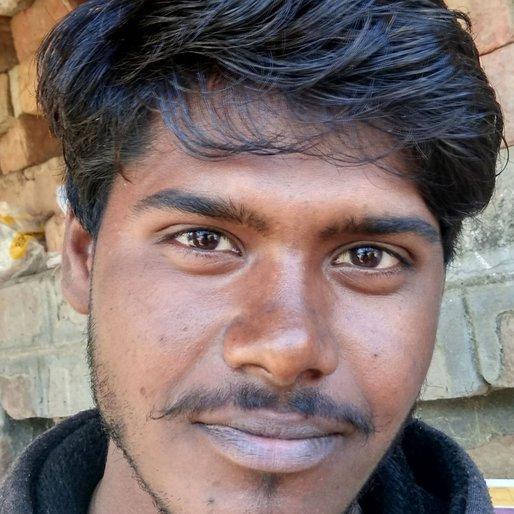
#> input picture backend/dataset/test/acne/Naveen-Kumar-is-a-Fruit-seller-from-Lajwana_jpg.rf.abb757aaf29a000387e6e61ab7069607.jpg, 514 x 514 px
$ python -i skin_features.py   (imports and definitions only)
#> lines starting #> are read from the running program, lines starting #| are printed output that depends on the picture
#> further down, picture is the input picture: shape (514, 514, 3); mean B, G, R 107.8, 111.1, 126.9
import cv2
import numpy as np

# ==============================
# FEATURE EXTRACTION
# ==============================
def extract_features(image):
    """
    Extract features from image
    Returns: list of numerical features
    """

    if image is None:
        return None

    image = cv2.resize(image, (224, 224))

    gray = cv2.cvtColor(image, cv2.COLOR_BGR2GRAY)
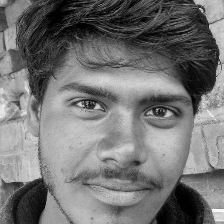
#> gray: shape (224, 224); min 0, max 251, mean 115.4
    hsv = cv2.cvtColor(image, cv2.COLOR_BGR2HSV)
#> hsv: shape (224, 224, 3); mean H, S, V 63.2, 68.4, 132.6

    # 🔴 Redness (infection / rash)
    red = image[:, :, 2]
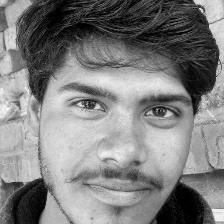
#> red: shape (224, 224); min 0, max 251, mean 126.8
    green = image[:, :, 1]
    redness = np.mean(red - green)
#> redness = 90.08

    # 🌟 Brightness
    brightness = np.mean(gray)
#> brightness = 115.4

    # 🧵 Texture (dry skin)
    texture = np.var(gray)
#> texture = 3485.8

    # 🔳 Edge density (roughness)
    edges = cv2.Canny(gray, 100, 200)
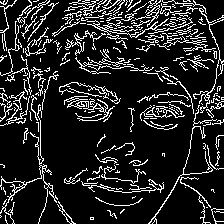
#> edges: shape (224, 224); 14.4% white in thin lines or dots
    edge_density = np.mean(edges)
#> edge_density = 36.75

    # 🟤 Color variation (uneven skin)
    color_var = np.var(image)
#> color_var = 3624.5

    # 🎨 Saturation
    saturation = np.mean(hsv[:, :, 1])
#> saturation = 68.42

    # 🌈 Hue variance
    hue_var = np.var(hsv[:, :, 0])
#> hue_var = 3775.8

    return [
        redness,
        brightness,
        texture,
        edge_density,
        color_var,
        saturation,
        hue_var
    ]


# ==============================
# SKIN TYPE DETECTION
# ==============================
def detect_skin_type(features):
    """
    Detect skin type using extracted features
    """

    if features is None:
        return "Unknown"

    _, brightness, texture, _, _, _, _ = features

    if brightness > 150:
        return "Oily"
    elif texture > 500:
        return "Dry"
    else:
        return "Normal"

>>> import cv2
>>> picture = cv2.imread('../dataset/test/acne/Naveen-Kumar-is-a-Fruit-seller-from-Lajwana_jpg.rf.abb757aaf29a000387e6e61ab7069607.jpg')
>>> result = extract_features(picture)
#> result = [90.08, 115.4, 3485.8, 36.75, 3624.5, 68.42, 3775.8]

$ run again, on backend/dataset/test/acne/Nazreen-Khan-is-a-Homemaker-from-Bally-Census_yyth_jpg.rf.84c908f5a30ee78298f1d4881226fd84.jpg
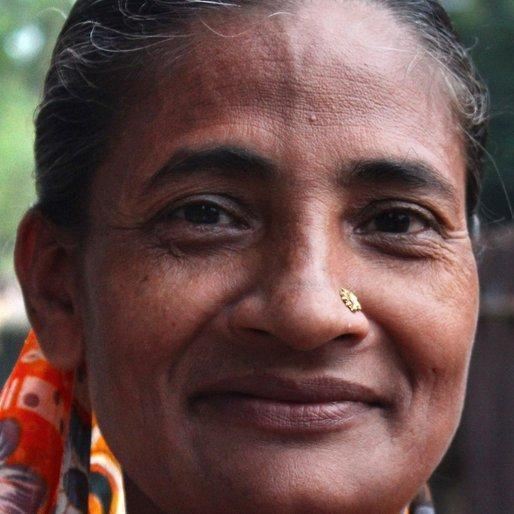
#> input picture backend/dataset/test/acne/Nazreen-Khan-is-a-Homemaker-from-Bally-Census_yyth_jpg.rf.84c908f5a30ee78298f1d4881226fd84.jpg, 514 x 514 px
#> picture is the input picture: shape (514, 514, 3); mean B, G, R 73.9, 77.1, 104.3
#> hsv: shape (224, 224, 3); mean H, S, V 63.7, 87.6, 106.4
#> in extract_features, `green = image[:, :, 1]`:
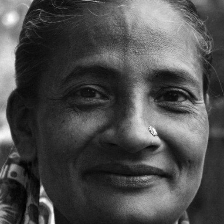
#> green: shape (224, 224); min 0, max 255, mean 77
#> redness = 52.7
#> brightness = 84.75
#> texture = 3061.5
#> in extract_features, `edges = cv2.Canny(gray, 100, 200)`:
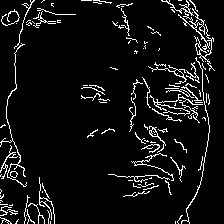
#> edges: shape (224, 224); 6.8% white in thin lines or dots
#> edge_density = 17.44
#> color_var = 3357.5
#> saturation = 87.6
#> hue_var = 5604.1
#> result = [52.7, 84.75, 3061.5, 17.44, 3357.5, 87.6, 5604.1]

$ run again, on backend/dataset/test/acne/Needhi-is-a-Student-from-Sunderpur_-Lakhan_jpg.rf.d741190a9f6381fcdad7235cda638854.jpg
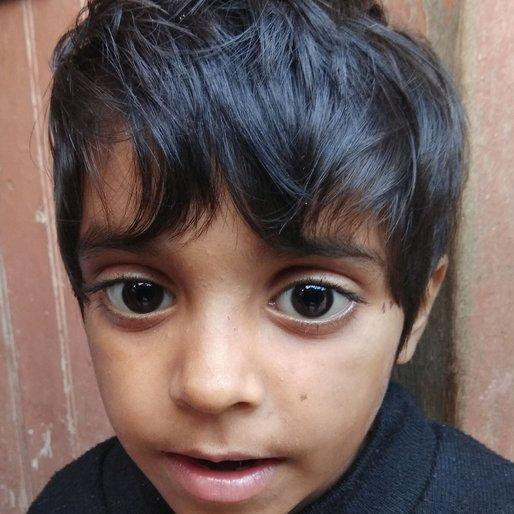
#> input picture backend/dataset/test/acne/Needhi-is-a-Student-from-Sunderpur_-Lakhan_jpg.rf.d741190a9f6381fcdad7235cda638854.jpg, 514 x 514 px
#> picture is the input picture: shape (514, 514, 3); mean B, G, R 92.4, 95.5, 113
#> hsv: shape (224, 224, 3); mean H, S, V 48.1, 73.4, 119.2
#> in extract_features, `red = image[:, :, 2]`:
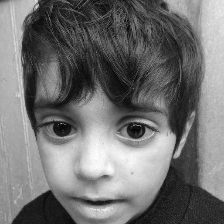
#> red: shape (224, 224); min 3, max 255, mean 112.8
#> redness = 79.93
#> brightness = 100.2
#> texture = 2987.1
#> in extract_features, `edges = cv2.Canny(gray, 100, 200)`:
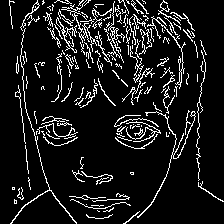
#> edges: shape (224, 224); 10.3% white in thin lines or dots
#> edge_density = 26.17
#> color_var = 3118.9
#> saturation = 73.38
#> hue_var = 3022
#> result = [79.93, 100.2, 2987.1, 26.17, 3118.9, 73.38, 3022]

$ run again, on backend/dataset/test/acne/Nirupama-Jena-is-a-Homemaker-from-Karabira_-Narasin_jpg.rf.23483d40879599f362a430c058a428a9.jpg
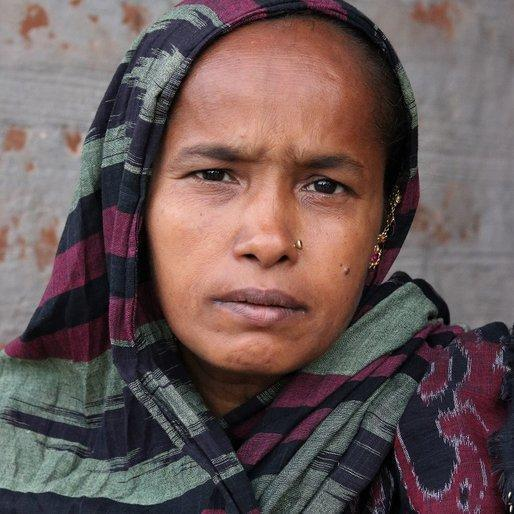
#> input picture backend/dataset/test/acne/Nirupama-Jena-is-a-Homemaker-from-Karabira_-Narasin_jpg.rf.23483d40879599f362a430c058a428a9.jpg, 514 x 514 px
#> picture is the input picture: shape (514, 514, 3); mean B, G, R 86.9, 88, 106.1
#> hsv: shape (224, 224, 3); mean H, S, V 81.3, 73.9, 110.4
#> in extract_features, `red = image[:, :, 2]`:
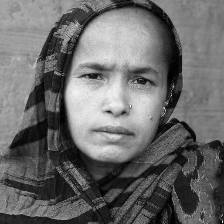
#> red: shape (224, 224); min 0, max 253, mean 105.9
#> redness = 85.04
#> brightness = 93.16
#> texture = 2616.6
#> in extract_features, `edges = cv2.Canny(gray, 100, 200)`:
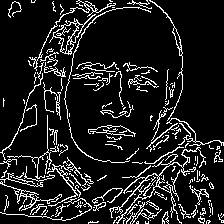
#> edges: shape (224, 224); 12% white in thin lines or dots
#> edge_density = 30.56
#> color_var = 2816.1
#> saturation = 73.89
#> hue_var = 4107.4
#> result = [85.04, 93.16, 2616.6, 30.56, 2816.1, 73.89, 4107.4]
